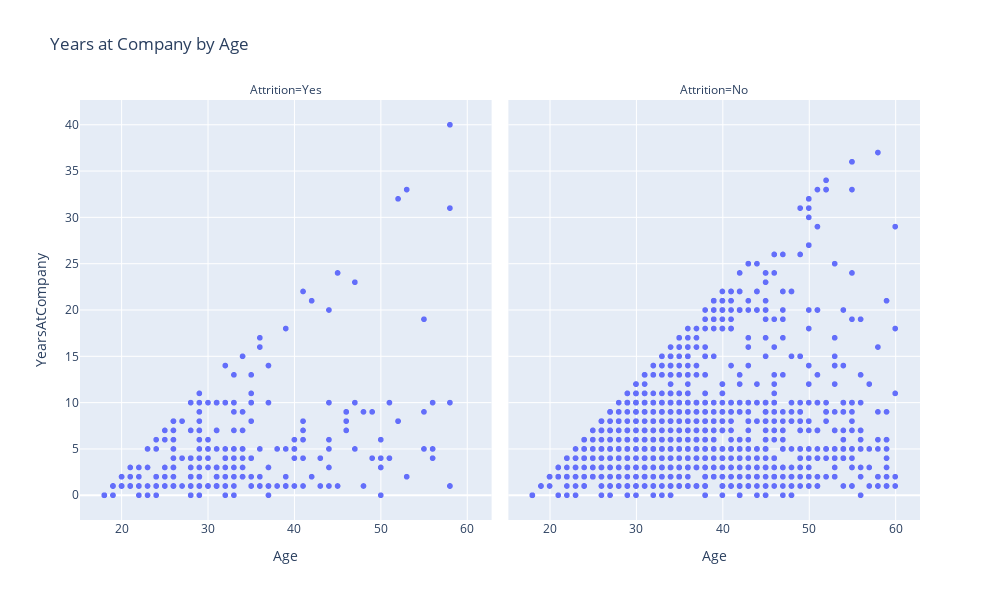

Here is the notebook cell this chart was saved with:
### Code cell
px.scatter(df,x='Age',y='YearsAtCompany',facet_col='Attrition',
           title='Years at Company by Age',
           width=1000,height=600)

### Figure 1 — Plotly figure (JSON) as saved in the notebook; plotly's stock layout.template omitted (floating-point values rounded to 4 significant figures; data arrays with more than 128 entries replaced by an {"elided": "..."} marker saying what was removed)
{"data": [{"hovertemplate": "Attrition=Yes<br>Age=%{x}<br>YearsAtCompany=%{y}<extra></extra>", "legendgroup": "", "marker": {"color": "#636efa", "symbol": "circle"}, "mode": "markers", "name": "", "showlegend": false, "type": "scattergl", "x": {"elided": "237 int values"}, "xaxis": "x", "y": {"elided": "237 int values"}, "yaxis": "y"}, {"hovertemplate": "Attrition=No<br>Age=%{x}<br>YearsAtCompany=%{y}<extra></extra>", "legendgroup": "", "marker": {"color": "#636efa", "symbol": "circle"}, "mode": "markers", "name": "", "showlegend": false, "type": "scattergl", "x": {"elided": "1233 int values"}, "xaxis": "x2", "y": {"elided": "1233 int values"}, "yaxis": "y2"}], "layout": {"annotations": [{"font": {}, "showarrow": false, "text": "Attrition=Yes", "x": 0.245, "xanchor": "center", "xref": "paper", "y": 1, "yanchor": "bottom", "yref": "paper"}, {"font": {}, "showarrow": false, "text": "Attrition=No", "x": 0.755, "xanchor": "center", "xref": "paper", "y": 1, "yanchor": "bottom", "yref": "paper"}], "height": 600, "legend": {"tracegroupgap": 0}, "title": {"text": "Years at Company by Age"}, "width": 1000, "xaxis": {"anchor": "y", "domain": [0, 0.49], "title": {"text": "Age"}}, "xaxis2": {"anchor": "y2", "domain": [0.51, 1], "matches": "x", "title": {"text": "Age"}}, "yaxis": {"anchor": "x", "domain": [0, 1], "title": {"text": "YearsAtCompany"}}, "yaxis2": {"anchor": "x2", "domain": [0, 1], "matches": "y", "showticklabels": false}}}
